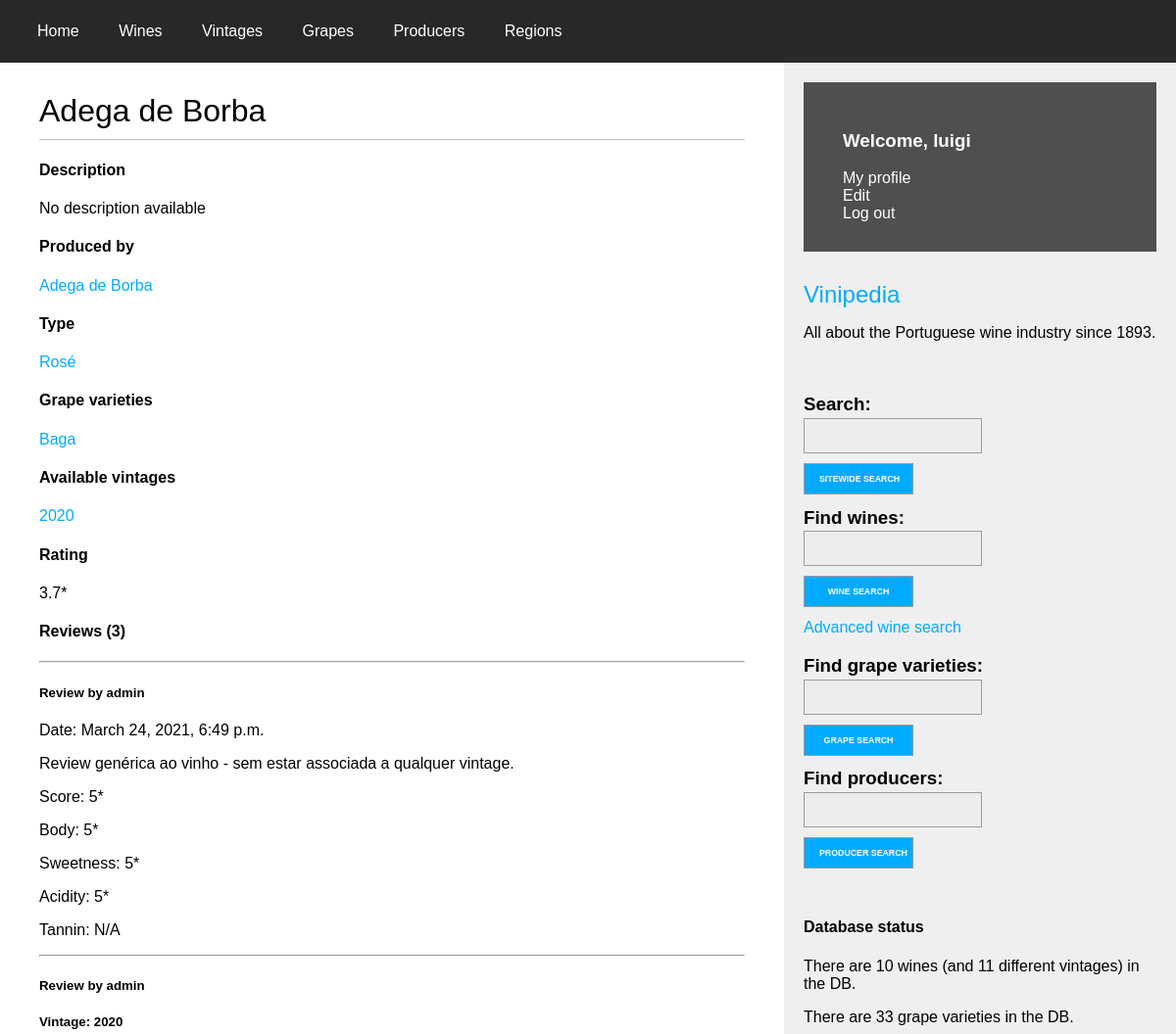
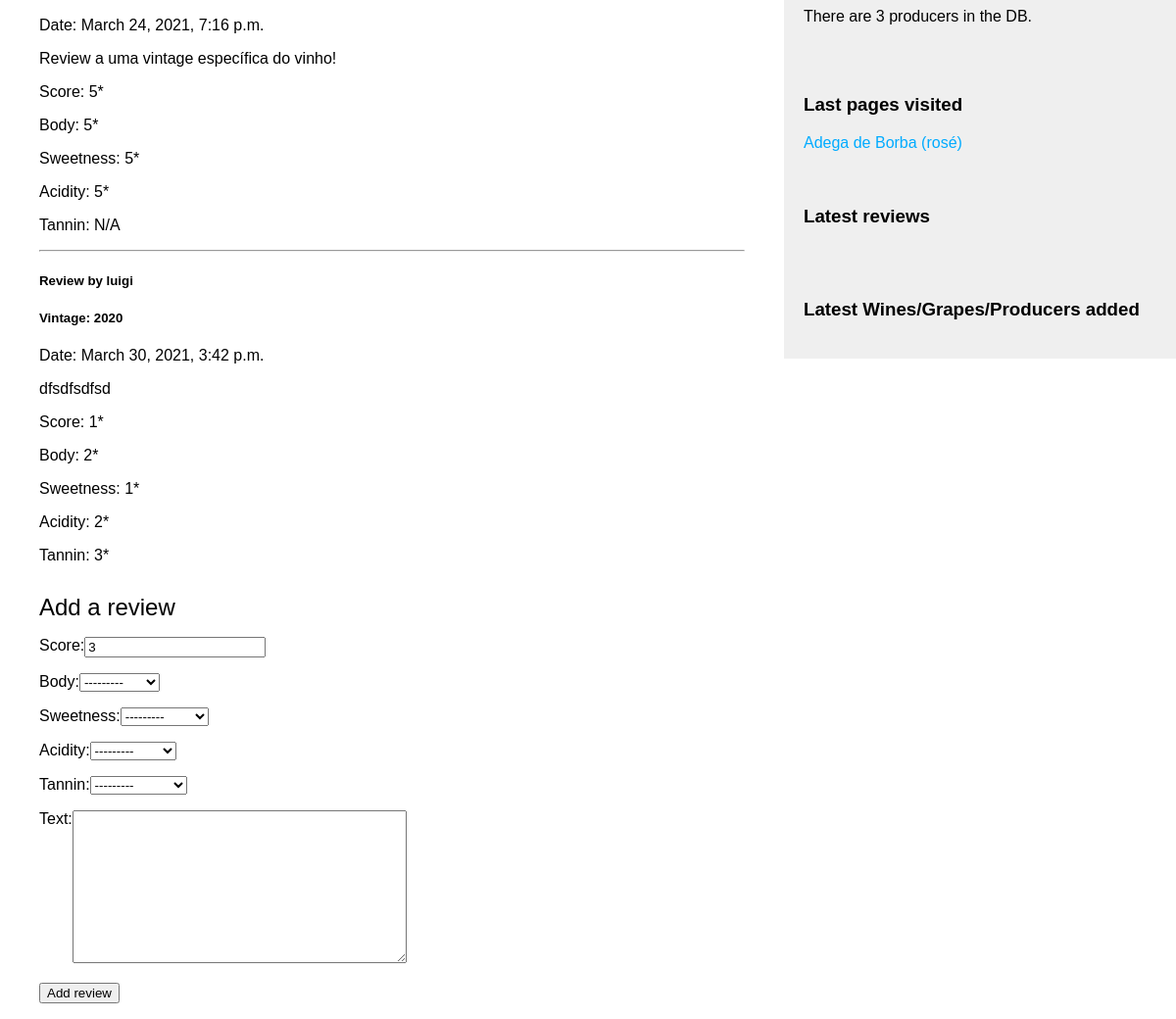
The app's page /wines/5 (signed in), older data (2 pictures, top to bottom).
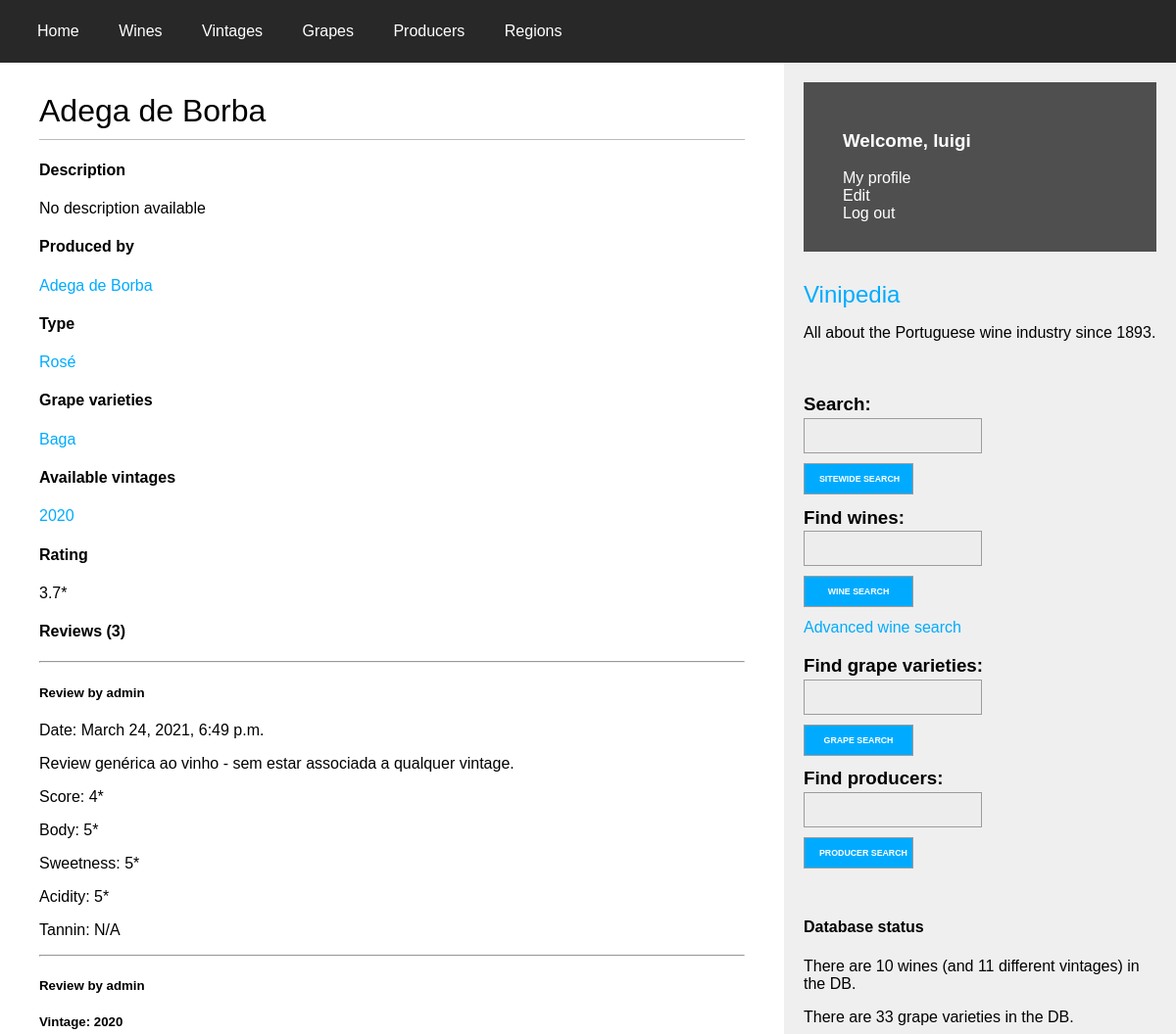
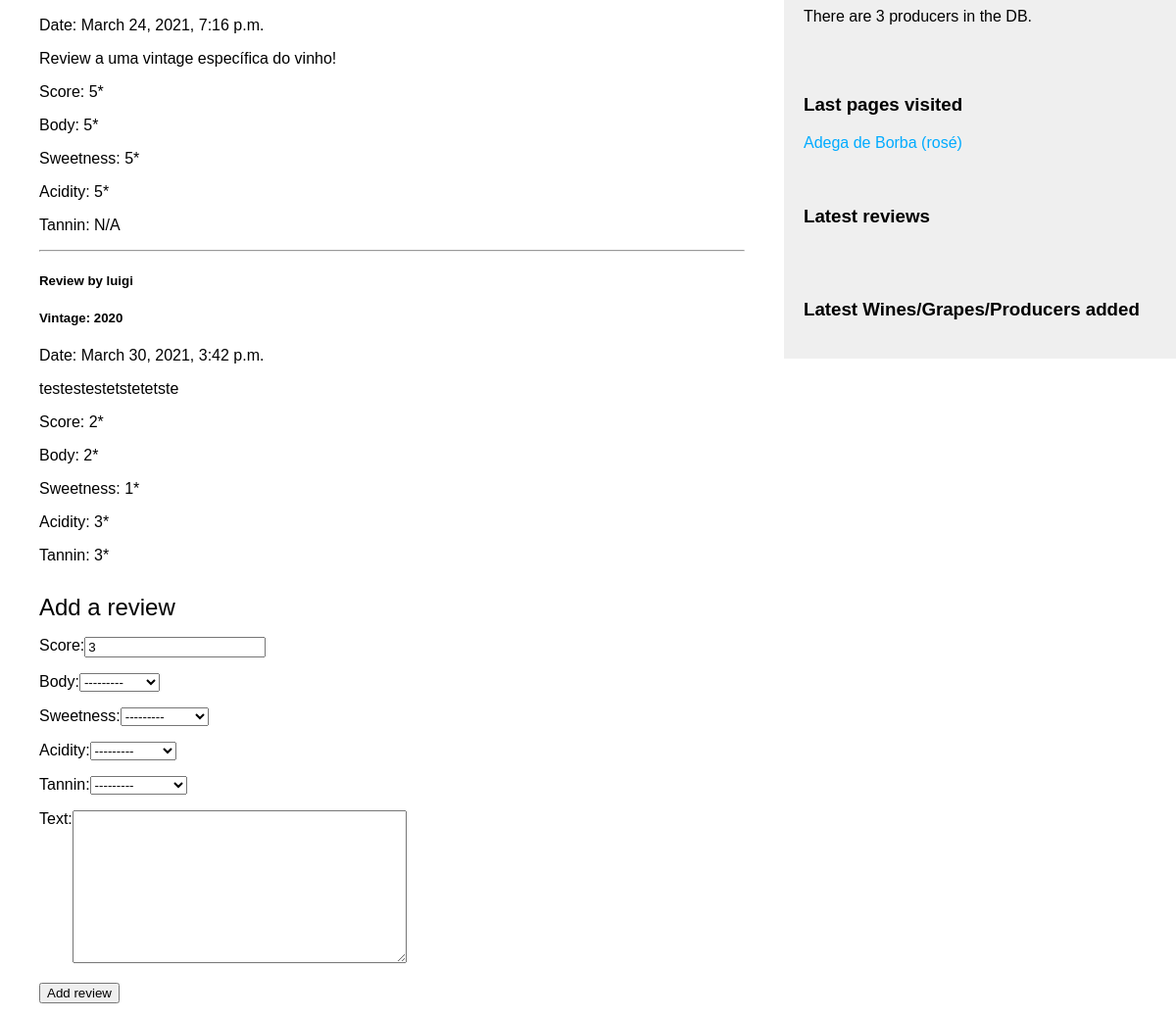
The same page, newer data (2 pictures, top to bottom).
### wines/models.py (models this page shows, shortened)
class Review(models.Model):
    validators = [MinValueValidator(1), MaxValueValidator(5)]
    class Sweetness(models.IntegerChoices):
        VERY_DRY = 1
        DRY = 2
        MEDIUM = 3
        SWEET = 4
        VERY_SWEET = 5
    class Body(models.IntegerChoices):
        VERY_LIGHT = 1
        LIGHT = 2
        MEDIUM = 3
        BOLD = 4
        VERY_BOLD = 5
    class Acidity(models.IntegerChoices):
        VERY_SOFT = 1
        SOFT = 2
        MEDIUM = 3
        ACIDIC = 4
        VERY_ACIDIC = 5
    class Tannin(models.IntegerChoices):
        VERY_SMOOTH = 1
        SMOOTH = 2
        MEDIUM = 3
        TANNIC = 4
        VERY_TANNIC = 5
    wine = models.ForeignKey(
        Wine,
        on_delete=models.CASCADE,
        related_name='reviews'
    )
    vintage = models.ForeignKey(
        Vintage,
        on_delete=models.CASCADE,
        related_name='reviews',
        null=True,
        blank=True
    )
    user = models.ForeignKey(
        User,
        on_delete=models.CASCADE,
        related_name='reviews'
    )
    text = models.TextField()
    score = models.PositiveSmallIntegerField(default=3, validators=validators)
    sweetness = models.IntegerField(choices=Sweetness.choices, null=True)
    body = models.IntegerField(choices=Body.choices, null=True)
    acidity = models.IntegerField(choices=Acidity.choices, null=True)
    tannin = models.IntegerField(choices=Tannin.choices, null=True)
    published_on = models.DateTimeField(auto_now_add=True)
    updated = models.DateTimeField(auto_now=True)
    active = models.BooleanField(default=True)
    class Meta:
        constraints = [
            models.UniqueConstraint(fields=['wine', 'vintage', 'user'],
                                    name='wine_vintage_user_constraint'),
            models.UniqueConstraint(fields=['wine', 'user'],
                                    condition=models.Q(vintage=None),
                                    name='wine_user_vintagenull_constraint'),
        ]
        ordering = ('published_on',)

class Vintage(models.Model):
    wine = models.ForeignKey(Wine,
                             on_delete=models.CASCADE,
                             related_name='vintages')
    year = models.SmallIntegerField(null=True,
                                    blank=True,
                                    validators=[MinValueValidator(1700),
                                                MaxValueValidator(2050)])
    description = models.TextField(blank=True)
    image = models.ImageField(upload_to='vintages/%Y/%m/%d/', null=True, blank=True)
    alcohol_content = models.FloatField(null=True, blank=True,
                                    validators=[MinValueValidator(0),
                                                MaxValueValidator(100)])
    class Meta:
        unique_together = (('wine', 'year',),)
        ordering = ('wine', 'year')

### wines/views.py (the view)
# urls.py: path('wines/<int:id>', views.wine_detail, name='wine_detail'),
def wine_detail(request, id):
    wine = get_object_or_404(Wine, id=id)
    visited_page = {'type': 'wine', 'id': wine.id}
    session_updater(request, visited_page)
    print (request.session["last_visited"])
    new_review = None
    if request.method == 'POST':
        review_form = ReviewForm(data=request.POST)
        if review_form.is_valid():
            new_review = review_form.save(commit=False)
            new_review.wine = wine
            new_review.vintage = None
            new_review.user_id = request.user.id
            new_review.save()
            return redirect(wine)
    elif request.method == 'GET':
        reviewed_already_by_this_user = Review.objects.filter(wine=wine,
                                                              user=request.user,
                                                              vintage=None).count()
        if not reviewed_already_by_this_user:
            review_form = ReviewForm()
        else:
            review_form = None
    return render(request,
                  'wines/wine/detail.html',
                  {'wine': wine,
                   'review_form': review_form,
                   'reviewed_already_by_this_user': reviewed_already_by_this_user})

### wines/forms.py
class ReviewForm(forms.ModelForm):
    class Meta:
        model = Review
        fields = ('score',
                  'body',
                  'sweetness',
                  'acidity',
                  'tannin',
                  'text')

class SearchForm(forms.Form):
    query = forms.CharField(max_length=100, label='')

### wines/models.py (called while the page is built)
    def __str__(self):
        return self.name

    def get_absolute_url(self):
        return reverse('wines:producer_detail',
                       args=[self.id])

    def get_average_rating(self):
        average_rating = Review.objects.filter(wine=self.pk).aggregate(Avg('score'))['score__avg']
        if average_rating:
            return round(average_rating, 1)
        return None

    def __str__(self):
        return f"{self.name} ({self.type})"

    def get_absolute_url(self):
        return reverse('wines:wine_detail',
                       args=[self.id])

### wines/templatetags/wine_tags.py (called while the page is built)
@register.simple_tag
def total_wines_registered():
    return Wine.objects.count()

@register.simple_tag
def total_vintages_registered():
    return Vintage.objects.count()

@register.simple_tag
def total_grapes_registered():
    return Grape.objects.count()

### wines/templates/wines/wine/detail.html (shortened to what this page needs)
{% extends "wines/base.html" %}
{% load static %}
{% block content %}
<div id="wine_details"><h1>{{ wine.name }}</h1></div>
<h4>Description</h4>
{% if wine.description %}
<p>{{ wine.description }}</p>
{% else %}
<p>No description available</p>
{% endif %}
<h4>Produced by</h4>
<p>
    <a href="{{ wine.producer.get_absolute_url }}">{{ wine.producer|capfirst }}</a>
</p>
<h4>Type</h4>
<p>
    <a href="{% url 'wines:wines_per_type' wine.type %}">{{ wine.type|capfirst }}</a>
</p>
<h4>Grape varieties</h4>
{% for grape in wine.grape_varieties.all %}
<p>
    <a href="{% url 'wines:grape_detail' grape.id %}">{{ grape.name|capfirst }}</a>
</p>
{% empty %}
<p class="info">No grape information was registered for this wine.</p>
{% endfor %}
<h4>Available vintages</h4>
{% for vintage in wine.vintages.all %}
<p>
{% if vintage.year != None %}
    <a href="{% url 'wines:vintage_detail' vintage.id %}">{{ vintage.year }}</a>
{% else %}
    <a href="{% url 'wines:vintage_detail' vintage.id %}">N.V.</a>
{% endif %}
</p>
{% empty %}
<p class="info">No vintages were registered for this wine.</p>
{% endfor %}
<h4>Rating</h4>
{% if wine.reviews.all %}
<p>{{ wine.get_average_rating }}*</p>
{% else %}
<p>N/A</p>
{% endif %}
{% with wine.reviews.count as total_reviews %}
<h4>Reviews ({{ total_reviews }})</h4>
{% endwith %}
{% for review in wine.reviews.all %}
  <hr>
  <div class="review">
    <p class="info">
      <h5>
      Review by {{ review.user }}
      </h5>
    </p>
    {% if review.vintage != None %}
    <h5>Vintage: {{ review.vintage.year }}</h5>
    {% endif %}
    <p>Date: {{ review.published_on }}</p>
    <p>{{ review.text|linebreaks }}</p>
    <p class="score">Score: {{ review.score }}*</p>
    {% if review.body %}
    <p class="score">Body: {{ review.body }}*</p>
    {% else %}
    <p class="score">Body: N/A</p>
    {% endif %}
    {% if review.sweetness %}
    <p class="score">Sweetness: {{ review.sweetness }}*</p>
    {% else %}
    <p class="score">Sweetness: N/A</p>
    {% endif %}
    {% if review.acidity %}
    <p class="score">Acidity: {{ review.acidity }}*</p>
    {% else %}
    <p class="score">Acidity: N/A</p>
    {% endif %}
    {% if review.tannin %}
    <p class="score">Tannin: {{ review.tannin }}*</p>
    {% else %}
    <p class="score">Tannin: N/A</p>
    {% endif %}
  </div>
{% empty %}
    <p class="info">There are no reviews yet.</p>
{% endfor %}
{% if request.user.is_authenticated %}
    {% if new_review %}
        <h2>Your review has been added.</h2>
    {% elif not reviewed_already_by_this_user %}
        <h2>Add a review</h2>
        <form method="POST">
          {{ review_form.as_p }}
          <p>
            <input type="submit" value="Add review">
          </p>
        </form>
    {% endif %}
{% else %}
    <a href="{% url 'accounts:login' %}">Log in to write a review</a>
{% endif %}
{% endblock %}

Row changes from the older to the newer data that the page shows:
changed Review "March 24, 2021, 6:49 p.m.": score "5" → "4"
changed Review "luigi": text "dfsdfsdfsd" → "testestestetstetetste"; score "1" → "2"; acidity "2" → "3"
